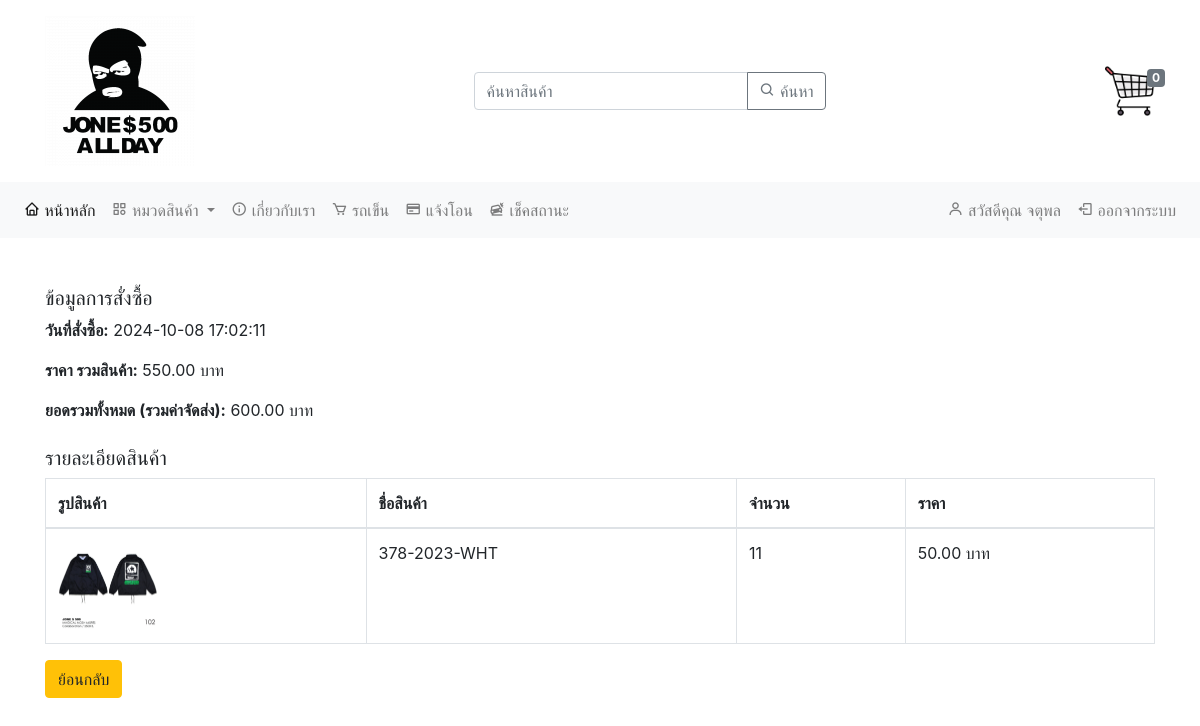
The app's page /order_details.php?orderId=16 (signed in) with its own data.
### tables this page shows
CREATE TABLE `tb_orders` (
  `order_id` int(11) NOT NULL,
  `customer_id` int(11) DEFAULT NULL,
  `order_date` datetime DEFAULT current_timestamp(),
  `total_price` decimal(10,2) DEFAULT NULL,
  `order_status` varchar(50) DEFAULT NULL,
  `shipping_id` int(11) DEFAULT NULL,
  `total_product_price` decimal(10,2) NOT NULL
);

CREATE TABLE `tb_order_details` (
  `order_detail_id` int(11) NOT NULL,
  `order_id` int(11) DEFAULT NULL,
  `product_id` int(11) DEFAULT NULL,
  `quantity` int(11) DEFAULT NULL,
  `price` decimal(10,2) DEFAULT NULL
);

CREATE TABLE `products` (
  `product_id` int(11) NOT NULL,
  `product_name` varchar(100) DEFAULT NULL,
  `product_detail` text DEFAULT NULL,
  `price` decimal(10,2) DEFAULT NULL,
  `stockQty` int(11) DEFAULT NULL,
  `category_id` int(11) DEFAULT NULL,
  `size` varchar(5) DEFAULT NULL,
  `image` varchar(255) DEFAULT NULL,
  `created_at` timestamp NOT NULL DEFAULT current_timestamp()
);

### order_details.php (the view, shortened to what this page needs)
<?php
include('assets/condb/condb.php');
$orderId = $_GET['orderId'];
$customerId = $_SESSION['customer_id'];
try {
    $sqlOrder = "SELECT * FROM tb_orders WHERE order_id = :orderId AND customer_id = :customerId";
    $stmtOrder = $conn->prepare($sqlOrder);
    $stmtOrder->bindParam(':orderId', $orderId);
    $stmtOrder->bindParam(':customerId', $customerId);
    $stmtOrder->execute();
    $order = $stmtOrder->fetch(PDO::FETCH_ASSOC);
    $sqlOrderDetails = "SELECT * FROM tb_order_details WHERE order_id = :orderId";
    $stmtOrderDetails = $conn->prepare($sqlOrderDetails);
    $stmtOrderDetails->bindParam(':orderId', $orderId);
    $stmtOrderDetails->execute();
    $orderDetails = $stmtOrderDetails->fetchAll(PDO::FETCH_ASSOC);
} catch (Exception $e) {
    echo "เกิดข้อผิดพลาดในการดึงข้อมูล: " . $e->getMessage();
    exit();
}
?>
<!DOCTYPE html>
<html lang="en">
<head>
    <link rel="stylesheet" href="path/to/bootstrap.min.css">
</head>
<body>
    <?php include('navbar.php'); ?>
    <div class="container">
        <h5 class="mt-4">ข้อมูลการสั่งซื้อ</h5>
        <p><strong>วันที่สั่งซื้อ:</strong> <?= date('Y-m-d H:i:s', strtotime($order['order_date'])); ?></p>
        <p><strong>ราคา รวมสินค้า:</strong> <?= number_format($order['total_product_price'], 2); ?> บาท</p>
        <p><strong>ยอดรวมทั้งหมด (รวมค่าจัดส่ง):</strong> <?= number_format($order['total_price'], 2); ?> บาท</p>
        <h5 class="mt-4">รายละเอียดสินค้า</h5>
        <?php if (count($orderDetails) > 0): ?>
            <table class="table table-bordered mt-2">
                <thead>
                    <tr>
                        <th>รูปสินค้า</th>
                        <th>ชื่อสินค้า</th>
                        <th>จำนวน</th>
                        <th>ราคา</th>
                    </tr>
                </thead>
                <tbody>
                    <?php foreach ($orderDetails as $detail): ?>
                        <tr>
                            <td>
                                <?php
                                include('assets/condb/condb.php');
                                $sqlProduct = "SELECT product_name, image FROM products WHERE product_id = :productId";
                                $stmtProduct = $conn->prepare($sqlProduct);
                                $stmtProduct->bindParam(':productId', $detail['product_id']);
                                $stmtProduct->execute();
                                $product = $stmtProduct->fetch(PDO::FETCH_ASSOC);
                                ?>
                                <img src="assets/imge/product/<?= $product['image']; ?>" alt="<?= $product['product_name']; ?>" style="width: 100px; height: auto;">
                            </td>
                            <td><?= $product['product_name']; ?></td>
                            <td><?= $detail['quantity']; ?></td>
                            <td><?= number_format($detail['price'], 2); ?> บาท</td>
                        </tr>
                    <?php endforeach; ?>
                </tbody>
            </table>
        <?php else: ?>
            <p>ไม่มีรายละเอียดสินค้าในคำสั่งซื้อนี้</p>
        <?php endif; ?>
        <a href="cart_history.php" class="btn btn-warning">ย้อนกลับ</a>
    </div>
</body>
</html>

### records on screen
tb_orders: order_date "2024-10-08 17:02:11", total_product_price "550.00", total_price "600.00"
tb_order_details: product.image (picture), product.product_name "378-2023-WHT", quantity "11", price "50.00"

### other values on screen
$_SESSION['first_name'] "จตุพล"
